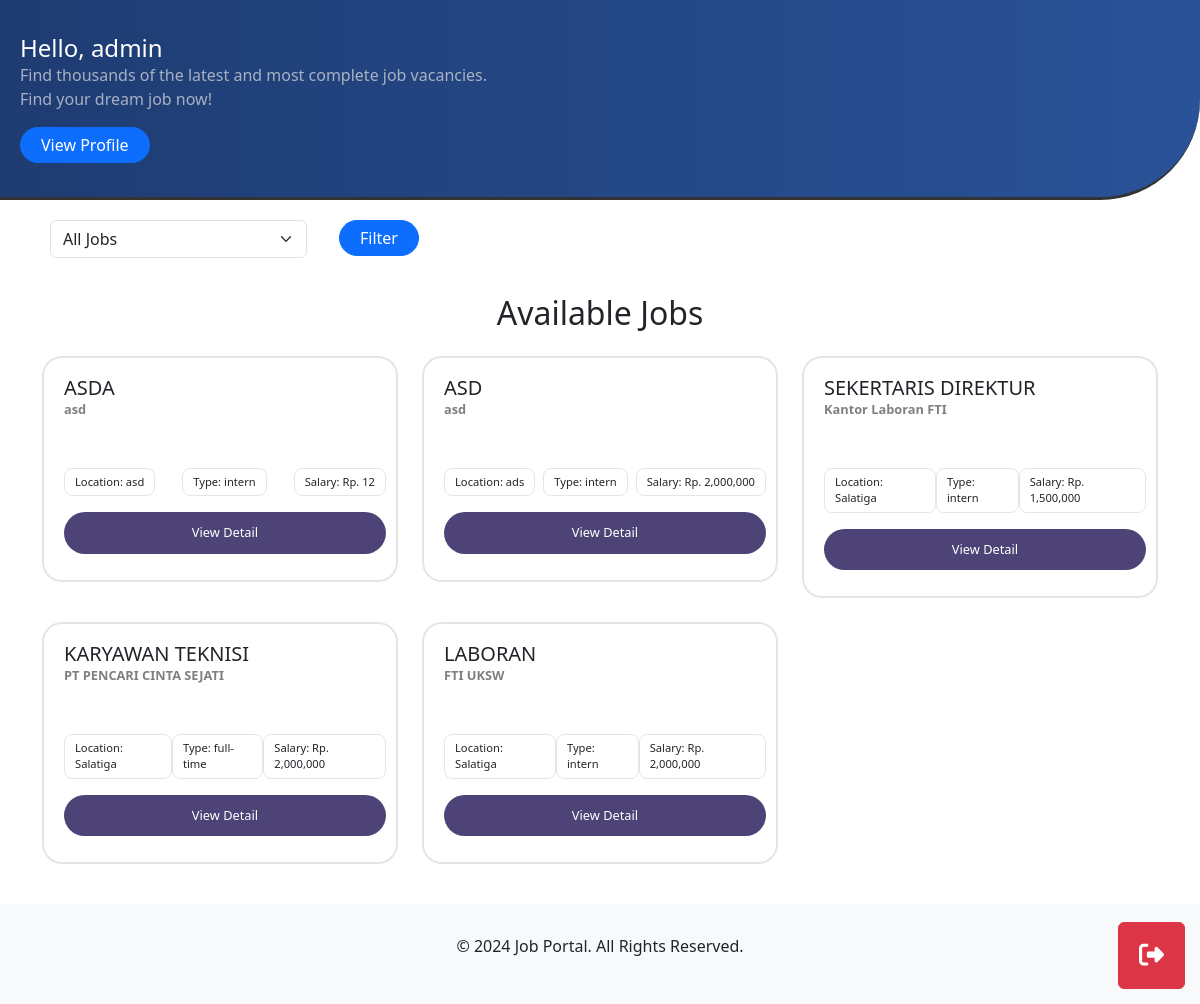
The page /pages/employee/index.php (signed in) on the database as committed earlier.
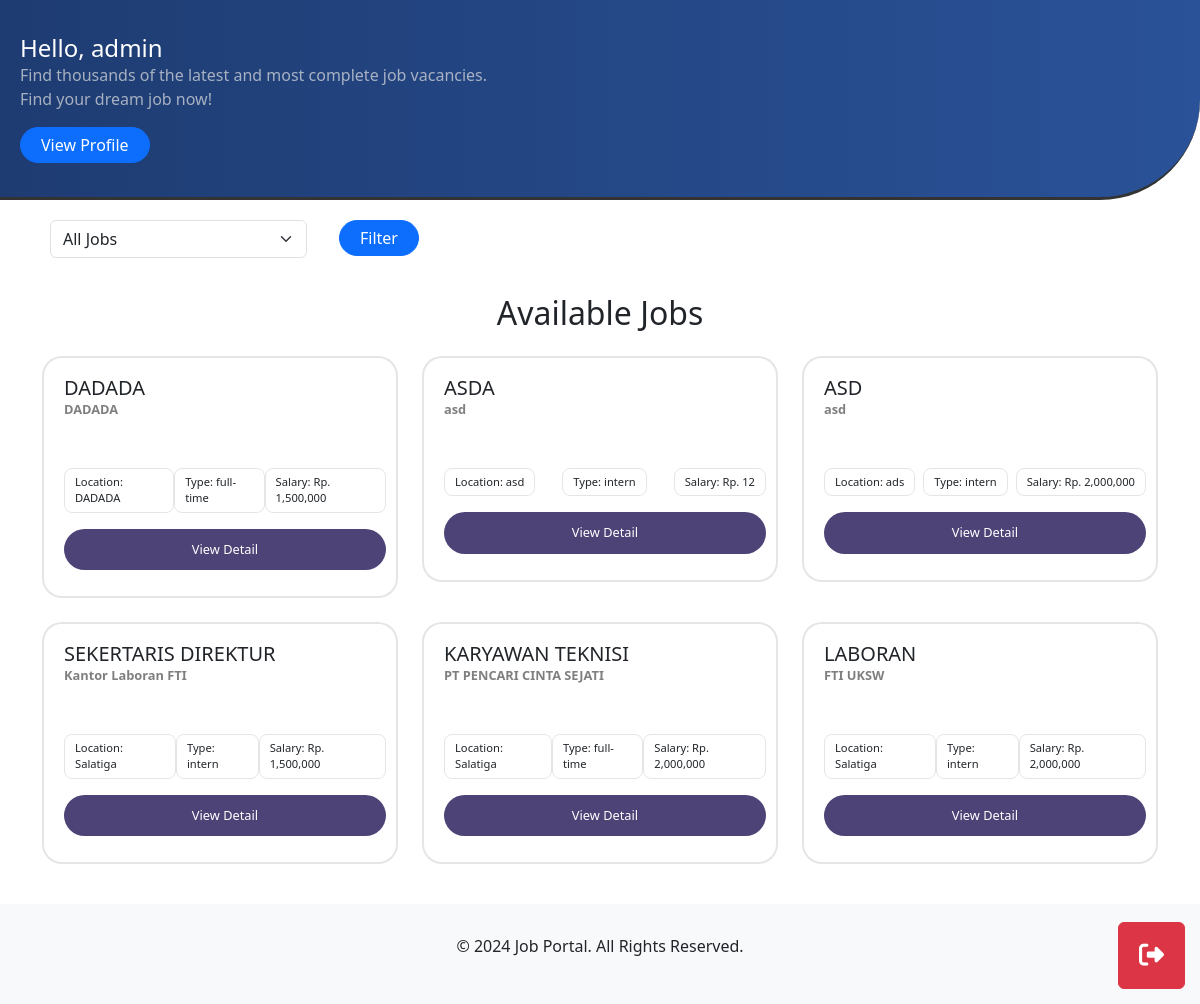
The same page on the database as committed later.
### tables this page shows
CREATE TABLE `tb_jobs` (
  `id` int(11) NOT NULL,
  `title` varchar(255) NOT NULL,
  `description` text NOT NULL,
  `requirements` text NOT NULL,
  `employment_type` enum('intern','full-time') NOT NULL,
  `salary_range` varchar(100) DEFAULT NULL,
  `company_name` varchar(255) NOT NULL,
  `location` varchar(255) DEFAULT NULL,
  `created_at` timestamp NOT NULL DEFAULT current_timestamp(),
  `updated_at` timestamp NOT NULL DEFAULT current_timestamp() ON UPDATE current_timestamp(),
  `created_by` int(11) NOT NULL,
  `expired_at` timestamp NULL DEFAULT NULL,
  `status` enum('active','expired','deleted') DEFAULT 'active'
);

### pages/employee/index.php (the view, shortened to what this page needs)
<?php
include '../../components/logout_button.php';
require '../../db.php';
$query = "SELECT * FROM tb_jobs WHERE status = 'active'";
$query .= " ORDER BY created_at DESC";
$result = $conn->query($query);
?>
<!DOCTYPE html>
<html lang="en">
<head>
    <link href="https://cdn.jsdelivr.net/npm/bootstrap@5.3.0-alpha1/dist/css/bootstrap.min.css" rel="stylesheet">
</head>
<body>
    <div class="container-fluid header-section">
        <div>
            <?php if (isset($_SESSION['user_id'])): ?>
                <h4 class="m-0">Hello, <?= $_SESSION['nama'] ?></h4>
                <p class="m-0 fs-6 mb-3" style="color: rgba(225,225,225,0.7);max-width:500px;">Find thousands of the latest and most complete job vacancies. Find your dream job now!</p>
                <a href="profile.php" class="btn btn-primary">View Profile</a>
            <?php else: ?>
                <a href="login.php" class="btn btn-primary">Login to Apply</a>
            <?php endif; ?>
        </div>
    </div>
    <div class="container filter-section">
        <form method="GET" action="">
            <div class="row gap-2">
                <div class="col-md-3">
                    <select name="employment_type" class="form-select">
                        <option value="">All Jobs</option>
                    </select>
                </div>
                <div class="col-md-3">
                    <button type="submit" class="btn btn-primary">Filter</button>
                </div>
            </div>
        </form>
    </div>
    <div class="container">
        <h2 class="text-center mb-4">Available Jobs</h2>
        <div class="row row-cols-1 row-cols-md-3 g-4">
            <?php if ($result && $result->num_rows > 0): ?>
                <?php while ($row = $result->fetch_assoc()): ?>
                    <div class="col">
                        <div class="">
                            <div class="card-job">
                                <div class="mb-3">
                                    <h5 style="margin:0;text-transform: uppercase;" class="mt-2"><?= htmlspecialchars($row['title']) ?></h5>
                                    <p style="margin:0;color: rgba(0,0,0,0.5);font-size:.8rem;" class="fw-semibold"><?= htmlspecialchars($row['company_name']) ?></p>
                                    <div class="mt-5 container-job-kapsul justify-content-between">
                                        <p class="job-kapsul">Location: <?= htmlspecialchars($row['location']) ?></p>
                                        <p class="job-kapsul">Type: <?= htmlspecialchars($row['employment_type']) ?></p>
                                        <p class="job-kapsul">Salary: Rp. <?= htmlspecialchars(number_format($row['salary_range'])) ?></p>
                                    </div>
                                    <?php if (isset($_SESSION['user_id'])): ?>
                                        <a href="view_application_detail.php?job_id=<?= $row['id'] ?>" class="mt-2 btn btn-custom-apply mt-3">View Detail</a>
                                    <?php else: ?>
                                        <a href="login.php" class="mt-2 btn btn-custom-apply mt-3">Login to Apply</a>
                                    <?php endif; ?>
                                </div>
                            </div>
                        </div>
                    </div>
                <?php endwhile; ?>
            <?php else: ?>
                <p class="text-center">No jobs available at the moment. Please check back later!</p>
            <?php endif; ?>
        </div>
    </div>
    <div class="footer">
        <p>&copy; 2024 Job Portal. All Rights Reserved.</p>
    </div>
</body>
</html>

Rows that differ between the two databases and show on the page:
added tb_jobs: title "DADADA", company_name "DADADA", location "DADADA", employment_type "full-time", salary_range "1,500,000"
